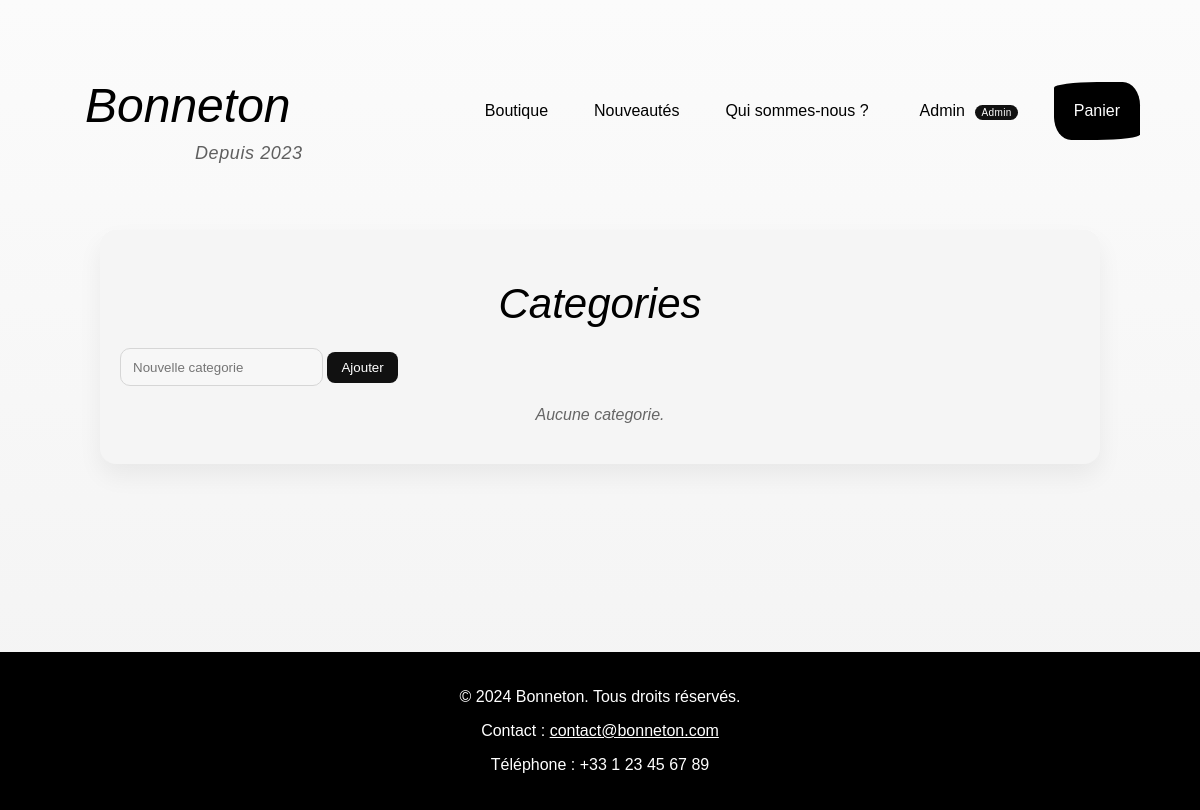
The app's page /public/admin-categories.php (signed in), older data.
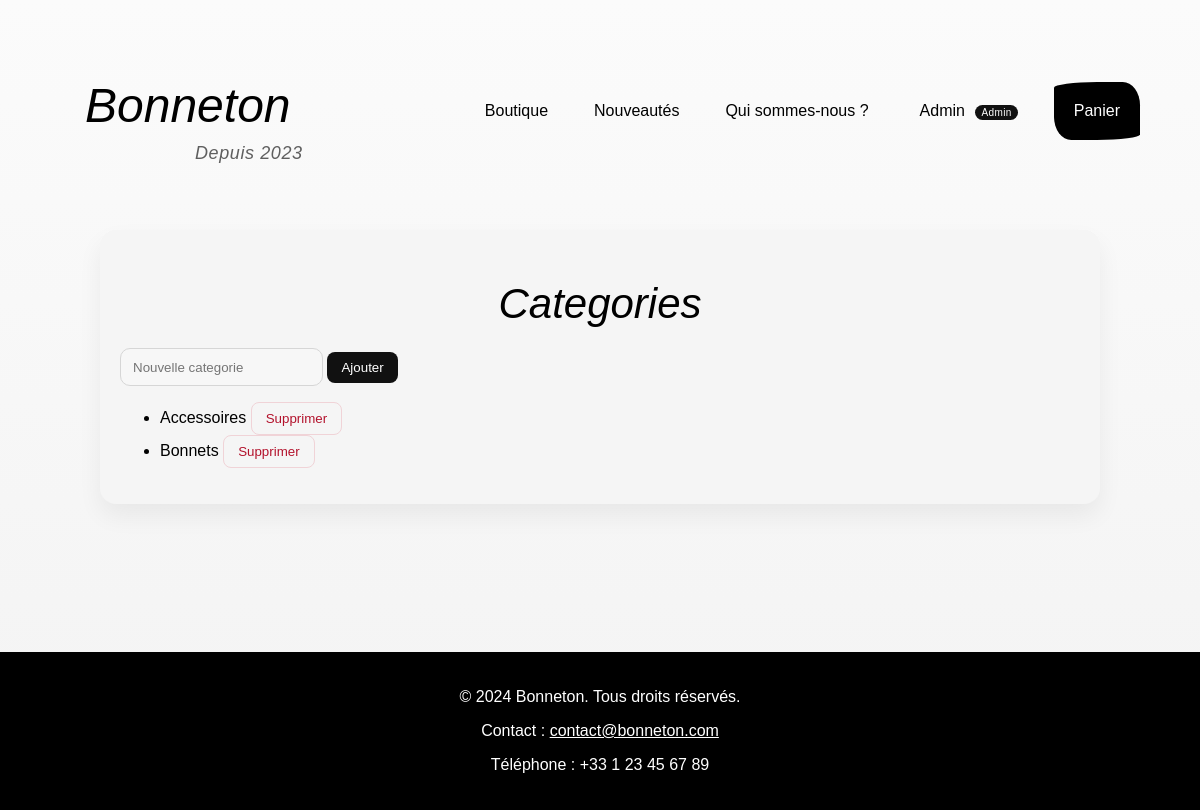
The same page, newer data.
### tables this page shows
CREATE TABLE `categories` (
  `id` int(11) NOT NULL,
  `name` varchar(100) NOT NULL
);

### public/admin-categories.php (the view, shortened to what this page needs)
<?php
include("includes/header.php");
?>
<link rel="stylesheet" href="assets/css/admin-base.css">
</head>
<body class="admin-surface">
    <?php include("includes/menu.php"); ?>
    <div class="admin-card">
        <h1 class="admin-title">Categories</h1>
        <form method="POST" action="actions/admin-add-category.php" class="admin-form">
            <input type="text" name="name" class="admin-input" placeholder="Nouvelle categorie" />
            <button type="submit" class="admin-button">Ajouter</button>
        </form>
        <?php
        $stmt = $connexion->prepare("SELECT id, name FROM categories ORDER BY name ASC");
        $stmt->execute();
        $result = $stmt->get_result();
        if ($result->num_rows > 0) {
            echo "<ul>";
            while ($row = $result->fetch_assoc()) {
                echo "<li>" . e($row['name']) . " ";
                echo "<form method='POST' action='actions/admin-delete-category.php' style='display:inline'>";
                echo "<button type='submit' class='admin-button admin-button-ghost'>Supprimer</button>";
                echo "</form>";
                echo "</li>";
            }
            echo "</ul>";
        } else {
            echo "<p class='empty-state'>Aucune categorie.</p>";
        }
        ?>
    </div>
    <?php include("includes/footer.php"); ?>

### public/includes/header.php (shortened to what this page needs)
<!DOCTYPE html>
<html lang="fr">
<head>
    <link rel="stylesheet" href="assets/css/stylebase.css">
    <link rel="stylesheet" href="assets/css/article.css">
    <?php
    if (!function_exists('e')) {
        function e($value)
        {
            return htmlspecialchars((string) $value, ENT_QUOTES, 'UTF-8');
        }
    }
    ?>

### public/includes/menu.php (shortened to what this page needs)
<link rel="stylesheet" href="assets/css/menu-style.css">
<nav>
    <p class="nav-logo">
        <a href="accueil.php" class="logo">Bonneton</a>
        <span class="logo-tagline">Depuis 2023</span>
    </p>
    <ul class="nav-links">
        <li class="normal"><a href="article.php">Boutique</a></li>
        <li class="normal"><a href="pageNews.php">Nouveautés</a></li>
        <li class="normal"><a href="pageApropos.php">Qui sommes-nous ?</a></li>
        <?php if (!isset($_SESSION['id'])) { ?>
            <li class="normal"><a href="login.php">Connexion</a></li>
        <?php } else { ?>
            <li class="account-menu diffconnecte">
                <a href="infouser.php" class="account-trigger">
                    <?php echo e($_SESSION['prenom']); ?>
                    <?php if (!empty($_SESSION['accounttype']) && $_SESSION['accounttype'] === 'a') { ?>
                        <span class="account-badge">Admin</span>
                    <?php } ?>
                </a>
            </li>
        <?php } ?>
        <?php
        if (isset($_SESSION['id'])) {
            $menu_connexion_count = obtenirConnexion();
            $user_id = $_SESSION['id'];
            $stmt_count = $menu_connexion_count->prepare("SELECT COALESCE(SUM(qty), 0) AS total_qty FROM panier WHERE user_id = ?");
            $stmt_count->bind_param("i", $user_id);
            $stmt_count->execute();
            $result_count = $stmt_count->get_result();
        }
        ?>
        <li class="diff panier-menu">
            <a href="panier.php" class="panier-trigger">
                Panier
            </a>
        </li>
    </ul>
</nav>
<br>
<main class="page-content">

### public/includes/footer.php (shortened to what this page needs)
</main>
<footer>
    <div class="footer-content">
        <p>© 2024 Bonneton. Tous droits réservés.</p>
        <p>Contact : <a href="mailto:contact@bonneton.com">contact@bonneton.com</a></p>
        <p>Téléphone : +33 1 23 45 67 89</p>
    </div>
</footer>
</body>
</html>

### public/assets/css/stylebase.css (style rules this page uses)
html, body { height: 100%; margin: 0; padding: 0; }
body { font-family: 'Playfair Display', sans-serif; font-weight: thin; min-height: 100vh; display: flex; flex-direction: column; }
footer { background-color: black; color: white; padding: 20px 0; text-align: center; margin-top: auto; }
.page-content { flex: 1; }
.footer-content a { color: #fff; }
.empty-state { text-align: center; color: #666; font-style: oblique; margin: 20px 0; }

### public/assets/css/admin-base.css (style rules this page uses)
.admin-title { font-weight: 400; font-style: oblique; font-size: 42px; text-align: center; margin: 30px 0 20px; }
.admin-card { width: 80%; margin: 0 auto 40px; background-color: #f5f5f5; border-radius: 16px; padding: 20px; box-shadow: 0 12px 24px rgba(0, 0, 0, 0.06); transition: transform 0.2s ease, box-shadow 0.2s ease; }
.admin-surface { background: linear-gradient(180deg, #fbfbfb 0%, #f3f3f3 100%); min-height: 100vh; padding-top: 10px; }
.admin-button { display: inline-flex; align-items: center; justify-content: center; padding: 8px 14px; border-radius: 8px; border: none; background-color: #111; color: #fff; text-decoration: none; cursor: pointer; font-family: 'Playfair Display', sans-serif; transition: background-color 0.2s ease; }
.admin-button-ghost { background-color: transparent; color: #b3122c; border: 1px solid #f0d3d7; }
.admin-input { border: 1px solid #d6d6d6; border-radius: 10px; height: 36px; padding: 0 12px; background-color: #f7f7f7; font-family: 'Playfair Display', sans-serif; }

### public/assets/css/menu-style.css (style rules this page uses)
.nav-links { list-style-type: none; margin: 0; padding: 0; display: flex; align-items: center; gap: 6px; justify-self: end; }
nav li { float: none; }
nav li a { padding: 20px; text-decoration: none; display: inline-block; }
nav li.normal a { color: black; }
nav li.diff a { background-color: black; color: white; margin-left: 5px; border-radius: 50% 20% / 10% 40%; text-decoration: none; }
nav li.diffconnecte a { color: black; margin-left: 5px; margin-right: 5px; }
nav p { font-weight: thin; font-style: oblique; font-size: 48px; font-weight: 400; margin-left: 5px; }
nav p a { text-decoration: none; color: black; display: inline-block; padding: 20px; }
.logo-tagline { display: block; font-size: 18px; color: #5f5f5f; margin-left: 130px; margin-top: -10px; letter-spacing: 0.6px; transition: transform 0.25s ease, color 0.25s ease, letter-spacing 0.25s ease; position: relative; width: fit-content; }
.logo-tagline::after { content: ""; position: absolute; left: 0; bottom: -3px; width: 100%; height: 1px; background-color: #1a1a1a; transform: scaleX(0); transform-origin: left; transition: transform 0.25s ease; }
.account-menu { position: relative; }
.account-menu::after { content: ""; position: absolute; left: -8px; right: -8px; top: 100%; height: 10px; }
.account-badge { display: inline-flex; align-items: center; justify-content: center; margin-left: 6px; padding: 2px 6px; border-radius: 999px; background-color: #111; color: #fff; font-size: 10px; letter-spacing: 0.4px; }
.panier-menu { position: relative; }
.panier-menu::after { content: ""; position: absolute; left: -8px; right: -8px; top: 100%; height: 10px; }
.panier-trigger { position: relative; display: inline-flex; align-items: center; gap: 8px; }
nav { display: grid; grid-template-columns: auto 1fr auto; align-items: center; padding: 0 60px; }

Row changes from the older to the newer data that the page shows:
added categories: name "Accessoires"
added categories: name "Bonnets"
Text that changed along with them:
text no longer shown: "Aucune categorie."
